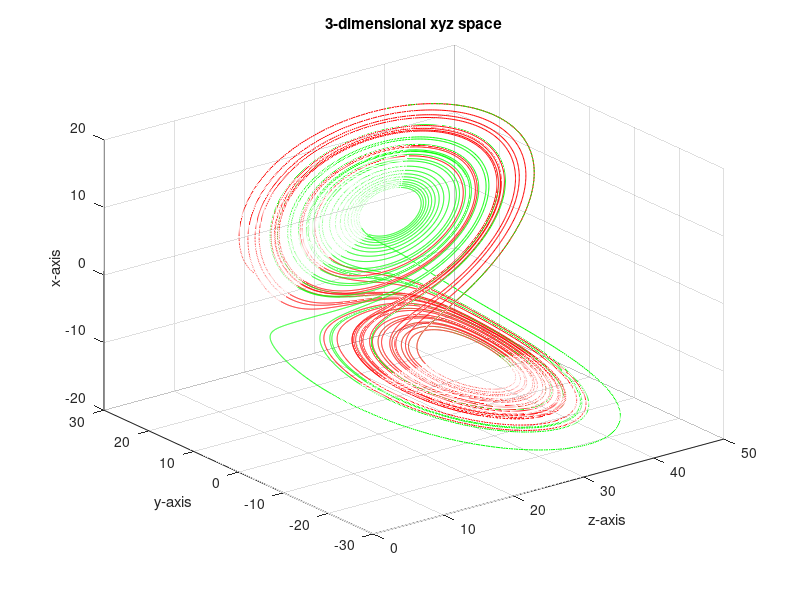
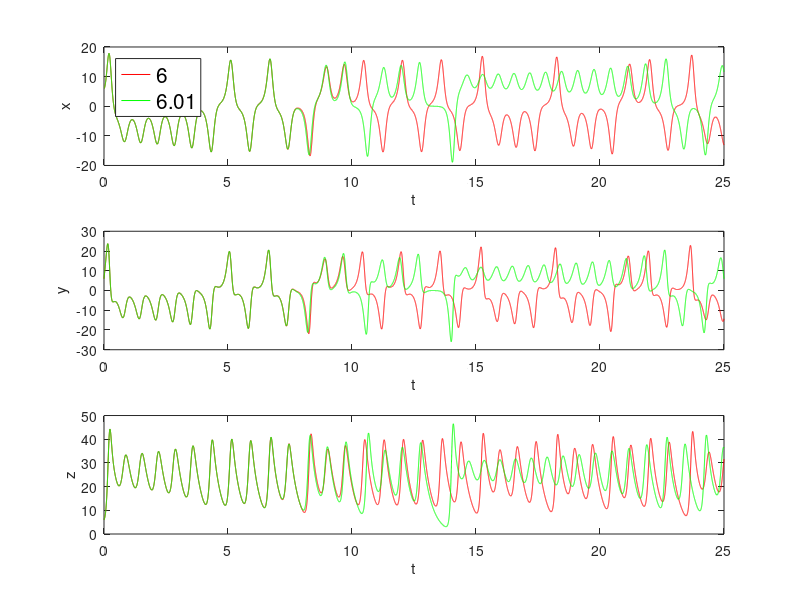

These figures' MATLAB source, in order:
clc
clear

%Initialize
h = 0.001;
t = 0:h:25;
r = 28;

%Assign initial condition
% [x(1,1),y(1,1),z(1,1),x(2,1),y(2,1),z(2,1)] = deal(6);
% y(2,1) = 6.01;
[x(1),y(1),z(1)] = deal(6);
%Construct ODE function
dx = @(t,x,y,z) 10*(y-x);
dy = @(t,x,y,z) r*x-y-x*z;
dz = @(t,x,y,z) x*y-(8/3)*z;

%4th-order Runge-Kutta method
for j=1:2
    if j==2
        y(1) = 6.01;
    end
    for i=1:(length(t)-1)

        xk1 = dx(t(i),x(i),y(i),z(i));
        yk1 = dy(t(i),x(i),y(i),z(i));
        zk1 = dz(t(i),x(i),y(i),z(i));

        xk2=dx((t(i)+h*0.5),(x(i)+0.5*xk1*h),(y(i)+(0.5*yk1*h)),(z(i)+(0.5*zk1*h)));
        yk2=dy((t(i)+h*0.5),(x(i)+0.5*xk1*h),(y(i)+(0.5*yk1*h)),(z(i)+(0.5*zk1*h)));
        zk2=dz((t(i)+h*0.5),(x(i)+0.5*xk1*h),(y(i)+(0.5*yk1*h)),(z(i)+(0.5*zk1*h)));

        xk3=dx((t(i)+h*0.5),(x(i)+0.5*xk2*h),(y(i)+(0.5*yk2*h)),(z(i)+(0.5*zk2*h)));
        yk3=dy((t(i)+h*0.5),(x(i)+0.5*xk2*h),(y(i)+(0.5*yk2*h)),(z(i)+(0.5*zk2*h)));
        zk3=dz((t(i)+h*0.5),(x(i)+0.5*xk2*h),(y(i)+(0.5*yk2*h)),(z(i)+(0.5*zk2*h)));

        xk4=dx(t(i)+h,(x(i)+xk3*h),(y(i)+yk3*h),(z(i)+zk3*h));
        yk4=dy(t(i)+h,(x(i)+xk3*h),(y(i)+yk3*h),(z(i)+zk3*h));
        zk4=dz(t(i)+h,(x(i)+xk3*h),(y(i)+yk3*h),(z(i)+zk3*h));

        x(i+1) = x(i) + h*(xk1+2*xk2+2*xk3+xk4)/6;
        y(i+1) = y(i) + h*(yk1+2*yk2+2*yk3+yk4)/6;
        z(i+1) = z(i) + h*(zk1+2*zk2+2*zk3+zk4)/6;
    end
    if j == 1
        x1 = x(1,:);
        y1 = y(1,:);
        z1 = z(1,:);
    end
    if j == 2
        x2 = x(1,:);
        y2 = y(1,:);
        z2 = z(1,:);
        break
    end
end

%plot
figure
plot3(z1, y1, x1,'Color', 'r');
hold on
plot3(z2, y2, x2,'Color', 'g');
grid on
xlabel('z-axis')
ylabel('y-axis')
zlabel('x-axis')
title('3-dimensional xyz space')
hold off

figure
subplot(3,1,1)
plot(t,x1,'r')
hold on
plot(t,x2,'g')
xlabel('t')
ylabel('x')
legend('6','6.01','Location', 'northwest','FontSize', 15);
subplot(3,1,2)
plot(t,y1,'r')
hold on
plot(t,y2,'g')
xlabel('t')
ylabel('y')
subplot(3,1,3)
plot(t,z1,'r')
hold on
plot(t,z2,'g')
xlabel('t')
ylabel('z')

